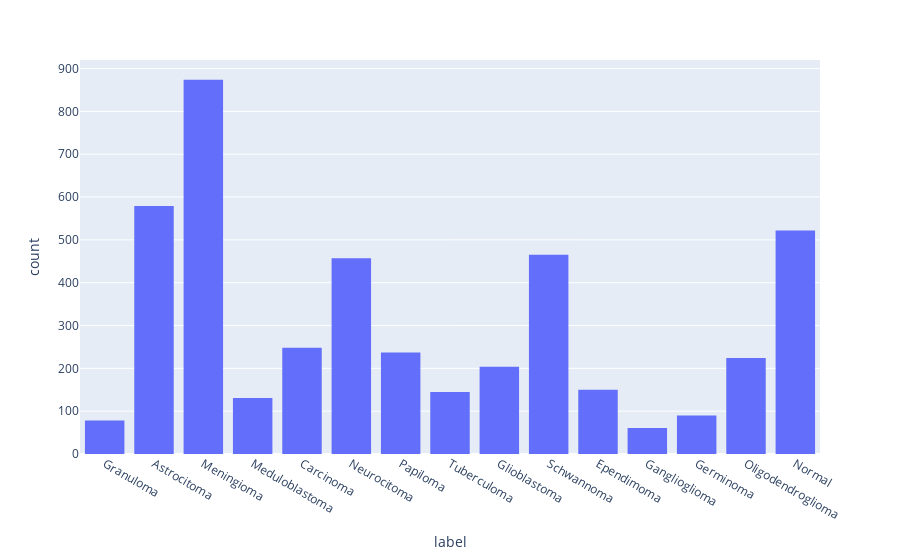

Write notebook code for a chart like this one.
### Code cell
px.histogram(brain_data.data,x="label")

### Figure 1 — Plotly figure (JSON) as saved in the notebook; plotly's stock layout.template omitted (floating-point values rounded to 4 significant figures; data arrays with more than 128 entries replaced by an {"elided": "..."} marker saying what was removed)
{"data": [{"alignmentgroup": "True", "bingroup": "x", "hovertemplate": "label=%{x}<br>count=%{y}<extra></extra>", "legendgroup": "", "marker": {"color": "#636efa", "pattern": {"shape": ""}}, "name": "", "offsetgroup": "", "orientation": "v", "showlegend": false, "type": "histogram", "x": {"elided": "4465 str values"}, "xaxis": "x", "yaxis": "y"}], "layout": {"barmode": "relative", "legend": {"tracegroupgap": 0}, "margin": {"t": 60}, "xaxis": {"anchor": "y", "domain": [0, 1], "title": {"text": "label"}}, "yaxis": {"anchor": "x", "domain": [0, 1], "title": {"text": "count"}}}}
